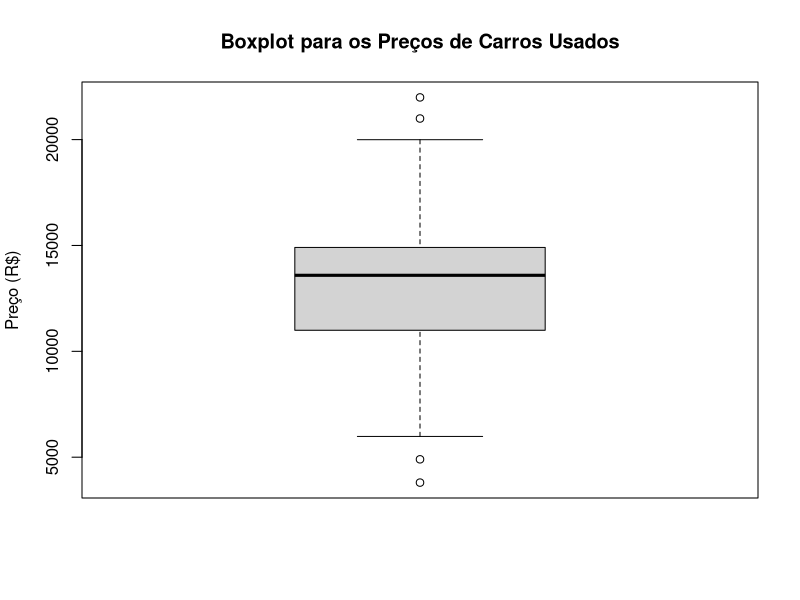
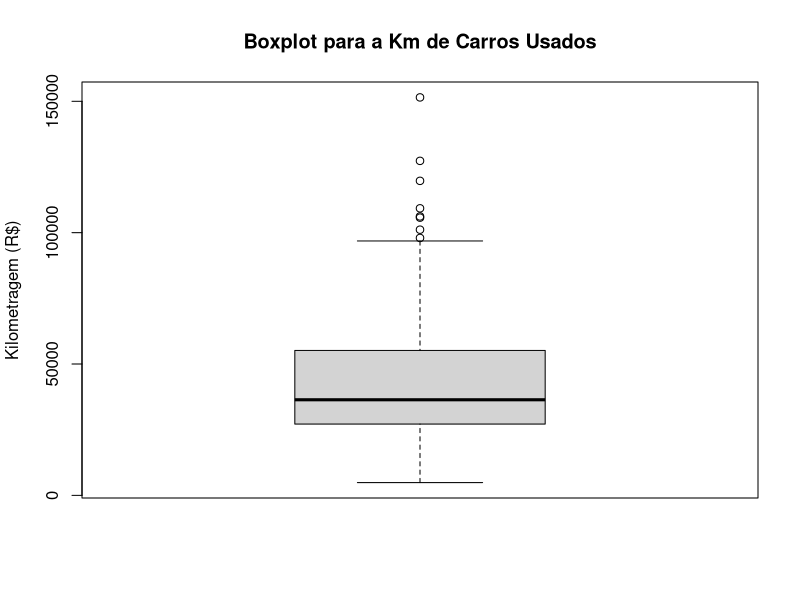
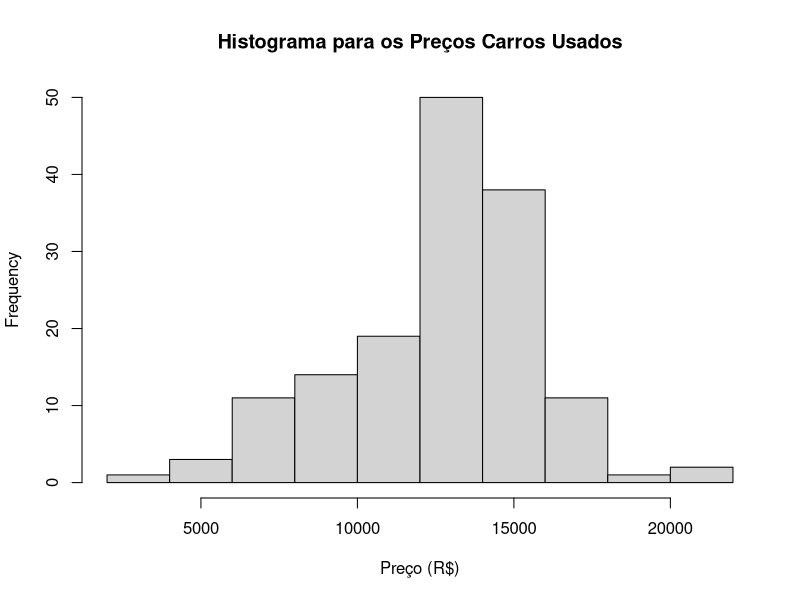
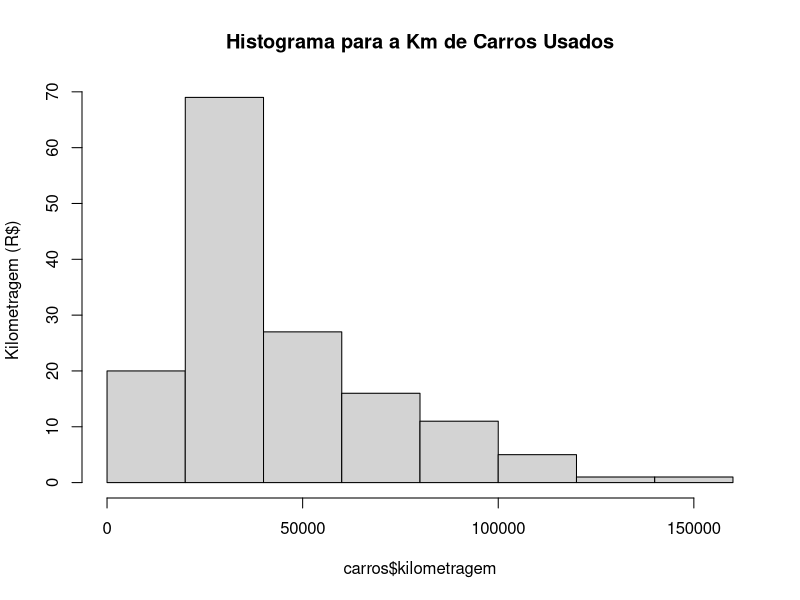
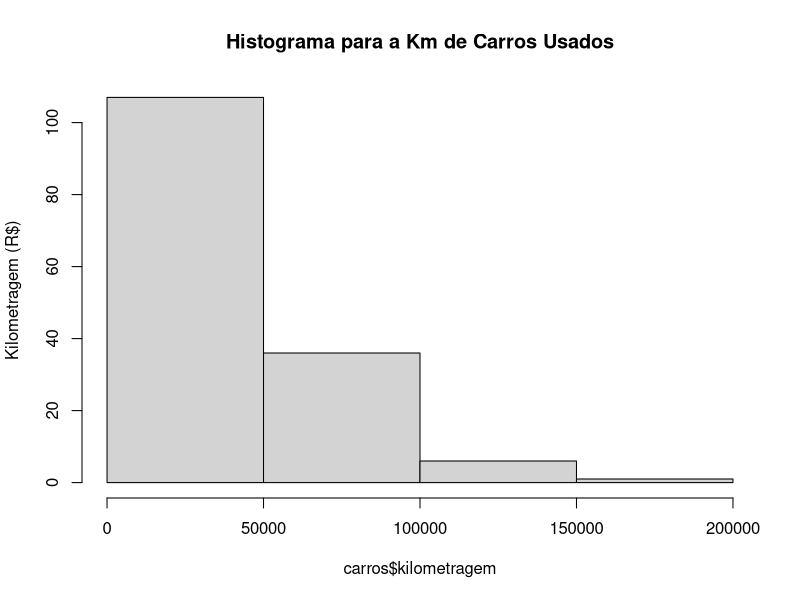
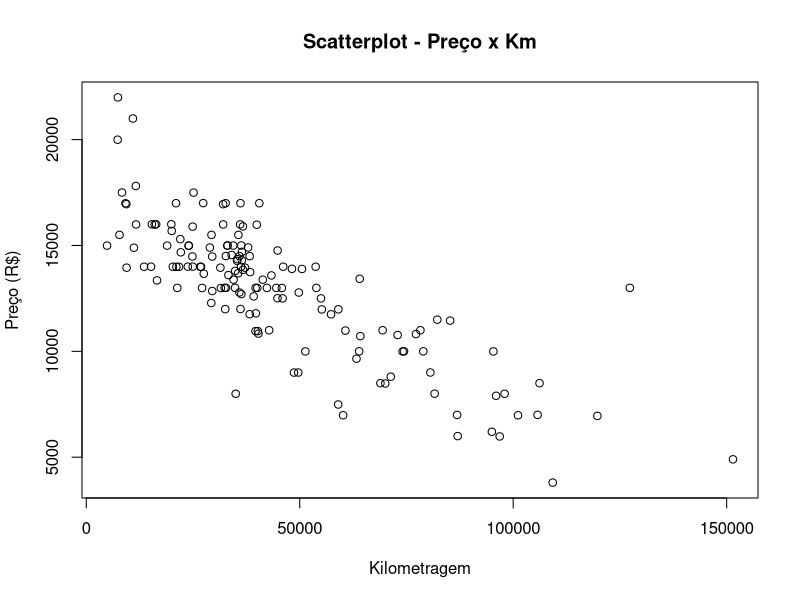

Write R code to recreate these figures, in order.
# Análise Exploratória de Dados

# Obs: Caso tenha problemas com a acentuação, consulte este link:
# https://support.rstudio.com/hc/en-us/articles/200532197-Character-Encoding

# Configurando o diretório de trabalho
# Coloque entre aspas o diretório de trabalho que você está usando no seu computador
# Não use diretórios com espaço no nome
setwd("C:/FCD/BigDataRAzure/Cap11")
getwd()


# Carregando o pacote readr
library(readr)

# Carregando o dataset
carros <- read_csv("carros-usados.csv")

# Resumo dos dados
View(carros)
str(carros)

# Medidas de Tendência Central
summary(carros$ano)
summary(carros[c('preco', 'kilometragem')])


##### Análise Exploratória de Dados Para Variáveis Numéricas ##### 

# Usando as funções
mean(carros$preco)
median(carros$preco)
quantile(carros$preco)
quantile(carros$preco, probs = c(0.01, 0.99))
quantile(carros$preco, seq( from = 0, to = 1, by = 0.20))
IQR(carros$preco) #Diferença entre Q3 e Q1
range(carros$preco)
diff(range(carros$preco))

# Plot

# Boxplot
# Leitura de Baixo para Cima - Q1, Q2 (Mediana) e Q3
boxplot(carros$preco, main = "Boxplot para os Preços de Carros Usados", ylab = "Preço (R$)")
boxplot(carros$kilometragem, main = "Boxplot para a Km de Carros Usados", ylab = "Kilometragem (R$)")

# Histograma
# Indicam a frequência de valores dentro de cada bin (classe de valores)
hist(carros$preco, main = "Histograma para os Preços Carros Usados", xlab = "Preço (R$)")
hist(carros$kilometragem, main = "Histograma para a Km de Carros Usados", ylab = "Kilometragem (R$)")
hist(carros$kilometragem, main = "Histograma para a Km de Carros Usados", breaks = 5, ylab = "Kilometragem (R$)")

# Scatterplot Preço x Km
# Usando o preço como variável dependente (y)
plot(x = carros$kilometragem, y = carros$preco,
     main = "Scatterplot - Preço x Km",
     xlab = "Kilometragem",
     ylab = "Preço (R$)")

# Medidas de Dispersão
# Ao interpretar a variância, números maiores indicam que 
# os dados estão espalhados mais amplamente em torno da 
# média. O desvio padrão indica, em média, a quantidade 
# de cada valor diferente da média.
var(carros$preco)
sd(carros$preco)
var(carros$kilometragem)
sd(carros$kilometragem)


##### Análise Exploratória de Dados Para Variáveis Categóricas ##### 

# Criando tabelas de contingência - representam uma única variável categórica
# Lista as categorias das variáveis nominais
?table
str(carros)
table(carros$cor)
table(carros$modelo)
str(carros)

# Calculando a proporção de cada categoria
model_table <- table(carros$modelo)
prop.table(model_table)

# Calculando a proporção de cada Cor
color_table <- table(carros$cor)
prop.table(color_table)

# Arrendondando os valores
model_table <- table(carros$modelo)
model_table <- prop.table(model_table) * 100
round(model_table, digits = 1)

# Criando uma nova variável indicando cores conservadoras 
# (que as pessoas compram com mais frequência)
head(carros)
carros$conserv <- carros$cor %in% c("Preto", "Cinza", "Prata", "Branco")
head(carros)

# Checando a variável
table(carros$conserv)

# Verificando o relacionamento entre 2 variáveis categóricas
# Criando uma crosstable 
# Tabelas de contingência fornecem uma maneira de exibir 
# as frequências e frequências relativas de observações 
# (lembra do capítulo de Estatística?), que são classificados 
# de acordo com duas variáveis categóricas. Os elementos de 
# uma categoria são exibidas através das colunas; 
# os elementos de outra categoria são exibidas sobre as linhas.
install.packages("gmodels")
library(gmodels)
?CrossTable
CrossTable(x = carros$modelo, y = carros$conserv)


## Teste do Qui-quadrado

# Qui Quadrado, simbolizado por χ2 é um teste de 
# hipóteses que se destina a encontrar um valor da 
# dispersão para duas variáveis nominais, avaliando a 
# associação existente entre variáveis qualitativas.

# É um teste não paramétrico, ou seja, não depende dos 
# parâmetros populacionais, como média e variância.

# O princípio básico deste método é comparar proporções, 
# isto é, as possíveis divergências entre as frequências 
# observadas e esperadas para um certo evento.
# Evidentemente, pode-se dizer que dois grupos se 
# comportam de forma semelhante se as diferenças entre 
# as frequências observadas e as esperadas em cada 
# categoria forem muito pequenas, próximas a zero.

# Ou seja, Se a probabilidade é muito baixa, ele fornece 
# fortes evidências de que as duas variáveis estão 
# associadas.

CrossTable(x = carros$modelo, y = carros$conserv, chisq = TRUE)
chisq.test(x = carros$modelo, y = carros$conserv)

# Trabalhamos com 2 hipóteses:
# Hipótese nula: As frequências observadas não são diferentes das frequências esperadas.
# Não existe diferença entre as frequências (contagens) dos grupos.
# Portanto, não há associação entre os grupos

# Hipótese alternativa: As frequências observadas são diferentes das frequências esperadas, 
# portanto existe diferença entre as frequências.
# Portanto, há associação entre os grupos.

# Neste caso, o valor do Chi = 0.15  
# E graus de liberdade (df) = 2
# Portanto, não há associação entre os grupos
# O valor alto do p-value confirma esta conclusão.
